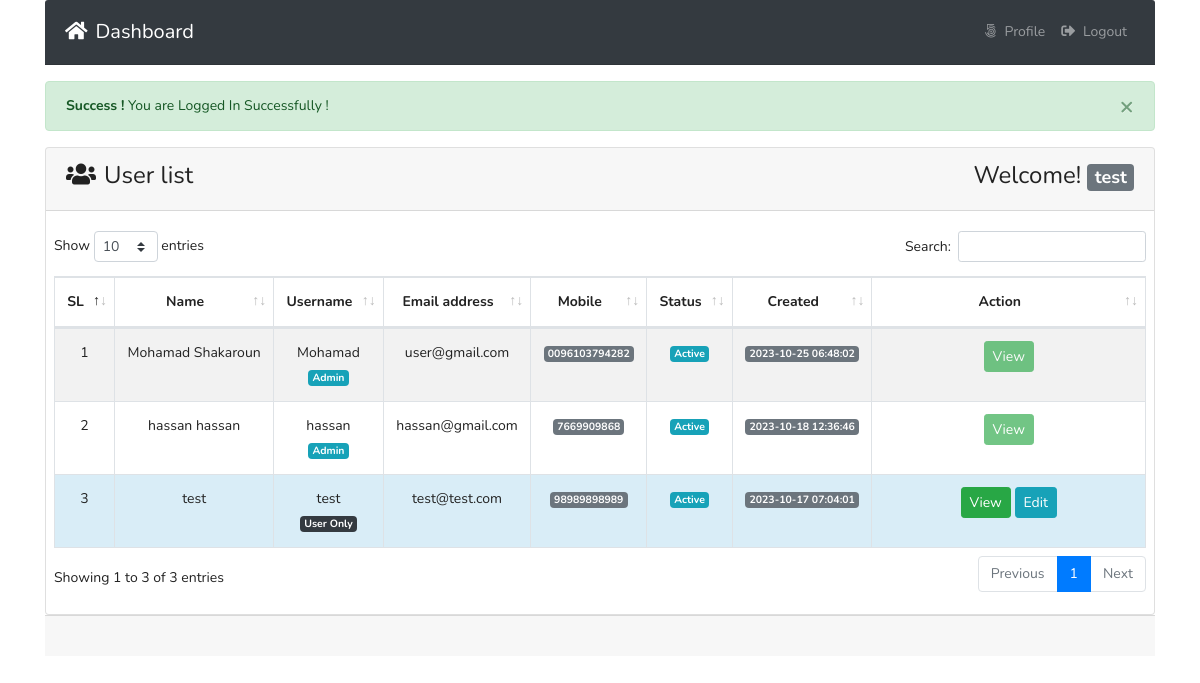
/index.php (signed in), run on the app's committed database.
### tables this page shows
CREATE TABLE `tbl_users` (
  `id` int(11) NOT NULL,
  `name` varchar(255) DEFAULT NULL,
  `username` varchar(255) DEFAULT NULL,
  `email` varchar(255) DEFAULT NULL,
  `password` varchar(255) DEFAULT NULL,
  `mobile` varchar(25) DEFAULT NULL,
  `roleid` tinyint(4) DEFAULT NULL,
  `isActive` tinyint(4) DEFAULT 0,
  `created_at` timestamp NOT NULL DEFAULT current_timestamp(),
  `updated_at` timestamp NOT NULL DEFAULT current_timestamp()
);

### lib/Session.php (called while the page is built, shortened)
<?php
class Session{
  public static function get($key){
    if (isset($_SESSION[$key])) {
      return $_SESSION[$key];
    }else{
      return false;
    }
  }
}

### classes/Users.php (called while the page is built, shortened)
<?php
include 'lib/Database.php';
include_once 'lib/Session.php';
class Users{
  private $db;
  public function __construct(){
    $this->db = new Database();
  }
   public function formatDate($date){
      $strtime = strtotime($date);
    return date('Y-m-d H:i:s', $strtime);
   }
  public function selectAllUserData(){
    $sql = "SELECT * FROM tbl_users ORDER BY id DESC";
    $stmt = $this->db->pdo->prepare($sql);
    $stmt->execute();
    return $stmt->fetchAll(PDO::FETCH_OBJ);
  }
}

### lib/Database.php (called while the page is built, shortened)
<?php
class  Database{
  public $pdo;
  public function __construct(){
    if (!isset($this->pdo)) {
      try {
        $link = new PDO('mysql:host='.DB_HOST.'; dbname='.DB_NAME, DB_USER, DB_PASS);
        $link->setAttribute(PDO::ATTR_ERRMODE, PDO::ERRMODE_EXCEPTION);
        $link->exec("SET CHARACTER SET utf8");
        $this->pdo  =  $link;
      } catch (PDOException $e) {
        die("Connection error...".$e->getMessage());
      }
    }
  }
}

### index.php (the view, shortened to what this page needs)
<?php
include 'inc/header.php';
$logMsg = Session::get('logMsg');
if (isset($logMsg)) {
  echo $logMsg;
}
?>
  <div class="card ">
    <div class="card-header">
      <h3><i class="fas fa-users mr-2"></i>User list <span class="float-right">Welcome! <strong>
      <span class="badge badge-lg badge-secondary text-white">
<?php
$username = Session::get('username');
if (isset($username)) {
  echo $username;
}
 ?>
 </span>
    </strong></span></h3>
      </div>
      <div class="card-body pr-2 pl-2">
    <table id="example" class="table table-striped table-bordered" style="width:100%">
    <thead>
      <tr>
        <th  class="text-center">SL</th>
        <th  class="text-center">Name</th>
        <th  class="text-center">Username</th>
        <th  class="text-center">Email address</th>
        <th  class="text-center">Mobile</th>
        <th  class="text-center">Status</th>
        <th  class="text-center">Created</th>
        <th  width='25%' class="text-center">Action</th>
      </tr>
    </thead>
    <tbody>
      <?php
        $allUser = $users->selectAllUserData();
        if ($allUser) {
          $i = 0;
          foreach ($allUser as  $value) {
            $i++;
       ?>
        <tr class="text-center"
        <?php if (Session::get("id") == $value->id) {
          echo "style='background:#d9edf7' ";
        } ?>
        >
          <td><?php echo $i; ?></td>
          <td><?php echo $value->name; ?></td>
          <td><?php echo $value->username; ?> <br>
            <?php if ($value->roleid  == '1'){
            echo "<span class='badge badge-lg badge-info text-white'>Admin</span>";
          } elseif ($value->roleid == '2') {
            echo "<span class='badge badge-lg badge-dark text-white'>Editor</span>";
          }elseif ($value->roleid == '3') {
              echo "<span class='badge badge-lg badge-dark text-white'>User Only</span>";
          } ?></td>
          <td><?php echo $value->email; ?></td>
          <td><span class="badge badge-lg badge-secondary text-white"><?php echo $value->mobile; ?></span></td>
          <td>
            <?php if ($value->isActive == '0') { ?>
            <span class="badge badge-lg badge-info text-white">Active</span>
          <?php }else{ ?>
      <span class="badge badge-lg badge-danger text-white">Deactive</span>
          <?php } ?>
          </td>
          <td><span class="badge badge-lg badge-secondary text-white"><?php echo $users->formatDate($value->created_at);  ?></span></td>
          <td>
            <?php if ( Session::get("roleid") == '1') {?>
              <a class="btn btn-success btn-sm
              " href="profile.php?id=<?php echo $value->id;?>">View</a>
              <a class="btn btn-info btn-sm " href="profile.php?id=<?php echo $value->id;?>">Edit</a>
              <a onclick="return confirm('Are you sure To Delete ?')" class="btn btn-danger
      <?php if (Session::get("id") == $value->id) {
        echo "disabled";
      } ?>
               btn-sm " href="?remove=<?php echo $value->id;?>">Remove</a>
               <?php if ($value->isActive == '0') {  ?>
                 <a onclick="return confirm('Are you sure To Deactive ?')" class="btn btn-warning
         <?php if (Session::get("id") == $value->id) {
           echo "disabled";
         } ?>
                  btn-sm " href="?deactive=<?php echo $value->id;?>">Disable</a>
               <?php } elseif($value->isActive == '1'){?>
                 <a onclick="return confirm('Are you sure To Active ?')" class="btn btn-secondary
         <?php if (Session::get("id") == $value->id) {
           echo "disabled";
         } ?>
                  btn-sm " href="?active=<?php echo $value->id;?>">Active</a>
               <?php } ?>
          <?php  }elseif(Session::get("id") == $value->id  && Session::get("roleid") == '2'){ ?>
            <a class="btn btn-success btn-sm " href="profile.php?id=<?php echo $value->id;?>">View</a>
            <a class="btn btn-info btn-sm " href="profile.php?id=<?php echo $value->id;?>">Edit</a>
          <?php }elseif(Session::get("id") == $value->id  && Session::get("roleid") == '3'){ ?>
            <a class="btn btn-success btn-sm " href="profile.php?id=<?php echo $value->id;?>">View</a>
            <a class="btn btn-info btn-sm " href="profile.php?id=<?php echo $value->id;?>">Edit</a>
          <?php }else{ ?>
            <a class="btn btn-success btn-sm
            <?php if ($value->roleid == '1') {
              echo "disabled";
            } ?>
            " href="profile.php?id=<?php echo $value->id;?>">View</a>
          <?php } ?>
          </td>
        </tr>
      <?php }}else{ ?>
        <tr class="text-center">
        <td>No user availabe now !</td>
      </tr>
      <?php } ?>
    </tbody>
              </table>
        </div>
      </div>
  <?php
  include 'inc/footer.php';
  ?>

### assets/style.css (style rules this page uses)
body { line-height: 24px; font-size: 14px; font-style: normal; font-weight: normal; visibility: visible; font-family: 'Nunito', sans-serif; color: #222; }
h1, h2, h3, h4, h5, h6 { color: #222; font-family: 'Nunito', sans-serif; font-weight: 400; margin-top: 0; }
h3 { font-size: 24px; line-height: 30px; }

### data on the page
tbl_users: name "Mohamad Shakaroun", username "Mohamad", shows "Admin", email "user@gmail.com", mobile "0096103794282", isActive "Active", created_at "2023-10-25 06:48:02"
tbl_users: name "hassan hassan", username "hassan", shows "Admin", email "hassan@gmail.com", mobile "7669909868", isActive "Active", created_at "2023-10-18 12:36:46"
tbl_users: name "test", username "test", shows "User Only", email "test@test.com", mobile "98989898989", isActive "Active", created_at "2023-10-17 07:04:01"

### other printed values
$logMsg "× Success ! You are Logged In Successfully !"
$username "test"
